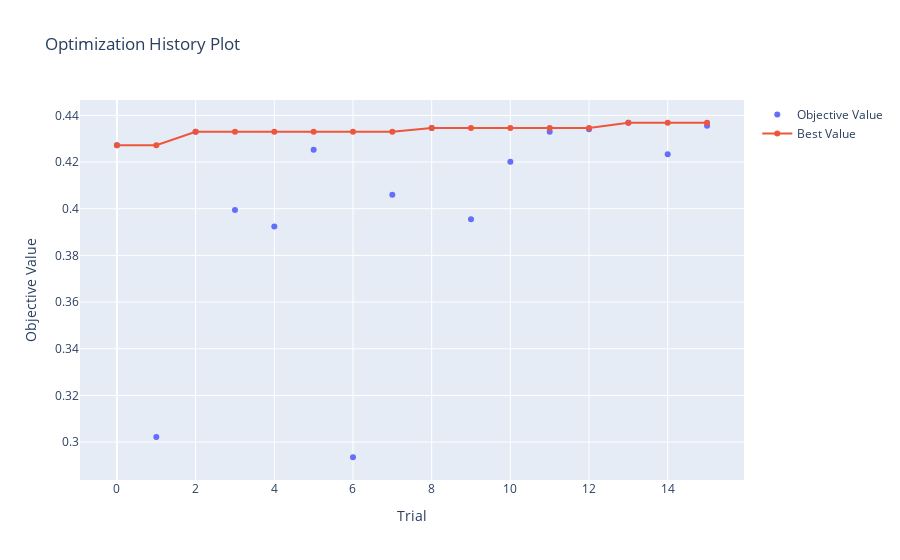

Source (notebook cell):
### Code cell
plot_optimization_history(rfr_study)

### Figure 1 — Plotly figure (JSON) as saved in the notebook; plotly's stock layout.template omitted (floating-point values rounded to 4 significant figures)
{"data": [{"mode": "markers", "name": "Objective Value", "type": "scatter", "x": [0, 1, 2, 3, 4, 5, 6, 7, 8, 9, 10, 11, 12, 13, 14, 15], "y": [0.4272, 0.3022, 0.433, 0.3994, 0.3923, 0.4253, 0.2935, 0.406, 0.4346, 0.3955, 0.4201, 0.433, 0.4341, 0.4368, 0.4234, 0.4356]}, {"name": "Best Value", "type": "scatter", "x": [0, 1, 2, 3, 4, 5, 6, 7, 8, 9, 10, 11, 12, 13, 14, 15], "y": [0.4272, 0.4272, 0.433, 0.433, 0.433, 0.433, 0.433, 0.433, 0.4346, 0.4346, 0.4346, 0.4346, 0.4346, 0.4368, 0.4368, 0.4368]}], "layout": {"title": {"text": "Optimization History Plot"}, "xaxis": {"title": {"text": "Trial"}}, "yaxis": {"title": {"text": "Objective Value"}}}}
